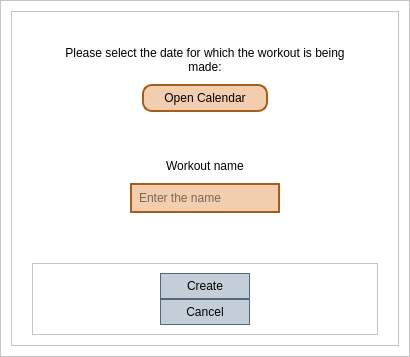
<?xml version="1.0" encoding="UTF-8"?>
<ui version="4.0">
 <class>MainWindow</class>
 <widget class="QMainWindow" name="MainWindow">
  <property name="geometry">
   <rect>
    <x>0</x>
    <y>0</y>
    <width>410</width>
    <height>357</height>
   </rect>
  </property>
  <property name="minimumSize">
   <size>
    <width>0</width>
    <height>0</height>
   </size>
  </property>
  <property name="windowTitle">
   <string>MainWindow</string>
  </property>
  <widget class="QWidget" name="stylesheet">
   <property name="styleSheet">
    <string notr="true">background: white;</string>
   </property>
   <layout class="QHBoxLayout" name="horizontalLayout" stretch="5">
    <property name="spacing">
     <number>0</number>
    </property>
    <property name="leftMargin">
     <number>0</number>
    </property>
    <property name="topMargin">
     <number>0</number>
    </property>
    <property name="rightMargin">
     <number>0</number>
    </property>
    <property name="bottomMargin">
     <number>0</number>
    </property>
    <item>
     <widget class="QFrame" name="content_frame">
      <property name="styleSheet">
       <string notr="true"/>
      </property>
      <property name="frameShape">
       <enum>QFrame::StyledPanel</enum>
      </property>
      <property name="frameShadow">
       <enum>QFrame::Raised</enum>
      </property>
      <layout class="QVBoxLayout" name="verticalLayout" stretch="3">
       <property name="leftMargin">
        <number>10</number>
       </property>
       <property name="topMargin">
        <number>10</number>
       </property>
       <property name="rightMargin">
        <number>10</number>
       </property>
       <property name="bottomMargin">
        <number>10</number>
       </property>
       <item>
        <widget class="QFrame" name="frame">
         <property name="styleSheet">
          <string notr="true">QPushButton { 
border-radius: 10px;
background: #F2CEAE;
border: 2px solid #A65C1C;
padding: 5px;
padding-right: 20px;
padding-left: 20px;
}

QLineEdit { 
background: #F2CEAE;
border: 2px solid #A65C1C;
font: 10pt &quot;MS Shell Dlg 2&quot;;
padding: 5px;
}

#create_button, #cancel_button {
background: #C3CED9;
border: 1px solid #53687F;
padding-left: 20px;
padding-right: 20px;
font: 70 10pt &quot;Segoe UI Black&quot;;
border-radius: none;
}

QLabel {
font: 10pt &quot;Nirmala UI&quot;;
}</string>
         </property>
         <property name="frameShape">
          <enum>QFrame::StyledPanel</enum>
         </property>
         <property name="frameShadow">
          <enum>QFrame::Raised</enum>
         </property>
         <layout class="QVBoxLayout" name="verticalLayout_2" stretch="1,1,1,1,0,0">
          <property name="spacing">
           <number>10</number>
          </property>
          <property name="leftMargin">
           <number>20</number>
          </property>
          <property name="topMargin">
           <number>10</number>
          </property>
          <property name="rightMargin">
           <number>20</number>
          </property>
          <property name="bottomMargin">
           <number>10</number>
          </property>
          <item alignment="Qt::AlignHCenter|Qt::AlignBottom">
           <widget class="QLabel" name="label_2">
            <property name="text">
             <string>Please select the date for which the workout is being made:</string>
            </property>
            <property name="alignment">
             <set>Qt::AlignCenter</set>
            </property>
            <property name="wordWrap">
             <bool>true</bool>
            </property>
           </widget>
          </item>
          <item alignment="Qt::AlignHCenter">
           <widget class="QPushButton" name="open_calendar_button">
            <property name="text">
             <string>Open Calendar</string>
            </property>
           </widget>
          </item>
          <item alignment="Qt::AlignHCenter|Qt::AlignBottom">
           <widget class="QLabel" name="label_3">
            <property name="maximumSize">
             <size>
              <width>16777215</width>
              <height>16777215</height>
             </size>
            </property>
            <property name="text">
             <string>Workout name</string>
            </property>
           </widget>
          </item>
          <item alignment="Qt::AlignHCenter">
           <widget class="QLineEdit" name="input_name">
            <property name="minimumSize">
             <size>
              <width>150</width>
              <height>0</height>
             </size>
            </property>
            <property name="text">
             <string/>
            </property>
            <property name="placeholderText">
             <string>Enter the name</string>
            </property>
           </widget>
          </item>
          <item>
           <spacer name="verticalSpacer">
            <property name="orientation">
             <enum>Qt::Vertical</enum>
            </property>
            <property name="sizeHint" stdset="0">
             <size>
              <width>20</width>
              <height>40</height>
             </size>
            </property>
           </spacer>
          </item>
          <item>
           <widget class="QFrame" name="frame_2">
            <property name="frameShape">
             <enum>QFrame::StyledPanel</enum>
            </property>
            <property name="frameShadow">
             <enum>QFrame::Raised</enum>
            </property>
            <layout class="QVBoxLayout" name="verticalLayout_3">
             <property name="spacing">
              <number>0</number>
             </property>
             <item alignment="Qt::AlignHCenter">
              <widget class="QPushButton" name="create_button">
               <property name="minimumSize">
                <size>
                 <width>90</width>
                 <height>0</height>
                </size>
               </property>
               <property name="text">
                <string>Create</string>
               </property>
              </widget>
             </item>
             <item alignment="Qt::AlignHCenter">
              <widget class="QPushButton" name="cancel_button">
               <property name="minimumSize">
                <size>
                 <width>90</width>
                 <height>0</height>
                </size>
               </property>
               <property name="styleSheet">
                <string notr="true"/>
               </property>
               <property name="text">
                <string>Cancel</string>
               </property>
               <property name="flat">
                <bool>false</bool>
               </property>
              </widget>
             </item>
            </layout>
           </widget>
          </item>
         </layout>
        </widget>
       </item>
      </layout>
     </widget>
    </item>
   </layout>
  </widget>
 </widget>
 <resources>
  <include location="resources.qrc"/>
 </resources>
 <connections/>
</ui>
